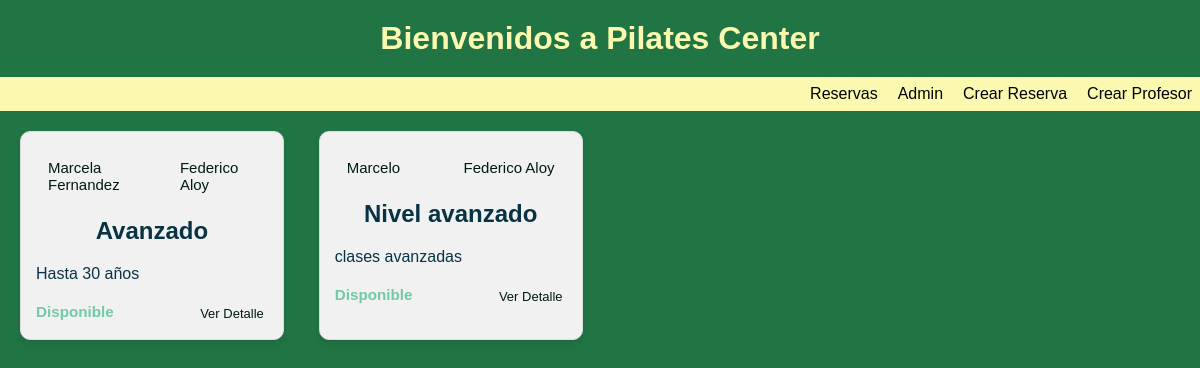
Page /reserves/filter/suplente/Federico Aloy/ on the committed database.
### reserves/models.py (models this page shows, shortened)
class Clase(models.Model):
    profesor = models.ForeignKey(Profesor, on_delete=models.CASCADE,related_name='clases')
    suplente = models.ForeignKey(Suplente, on_delete=models.CASCADE,related_name='clases')
    nivel = models.CharField(max_length=50)
    descripcion = models.CharField(max_length=200)
    fecha_inicio = models.DateField(default=datetime.now)
    fecha_fin = models.DateField(default=datetime.now)
    estado = models.ForeignKey(Estado, on_delete=models.CASCADE,related_name='clases')

class Profesor(models.Model):
    nombre = models.CharField(max_length=20)
    def __str__(self):
        return f"{self.nombre}"

class Suplente(models.Model):
    nombre = models.CharField(max_length=20)
    def __str__(self):
        return f"{self.nombre}"

class Estado(models.Model):
    estado = models.CharField(max_length=11)
    def __str__(self):
        return f"{self.estado}"

### reserves/views.py (the view)
# urls.py: path('filter/suplente/<str:suplente_name>/', filter_by_suplente, name='filter_by_suplente'),
def filter_by_suplente(request, suplente_name):
    clases = Clase.objects.filter(suplente__nombre=suplente_name)
    contexto_dict = {'clases': clases}
    return render(request, "reserves/filtered_list.html", contexto_dict)

### reserves/templates/reserves/filtered_list.html
{% extends 'reserves/home.html' %} {% load static %} {% block content %}
<link rel="stylesheet" href="{% static 'reserves/styleshome.css' %}" />
<div class="clase-container">
  {% for clase in clases %}
  <div class="clase">
    <div class="clase-header">
      <span class="tag">{{ clase.profesor }}</span>
      <span class="tag">{{ clase.suplente }}</span>
    </div>
    <h2>{{ clase.nivel }}</h2>
    <p>{{ clase.descripcion }}</p>
    <div class="clase-footer">
      <h3 data-estado="{{ clase.estado }}">{{ clase.estado }}</h3>
      <a href="{% url 'detail_view' clase.id %}" class="btn-detail"
        >Ver Detalle</a
      >
    </div>
  </div>
  {% empty %}
  <p>No hay reservas disponibles.</p>
  {% endfor %}
</div>
{% endblock %}

### reserves/static/reserves/styleshome.css (style rules this page uses)
* { margin: 0; padding: 0; box-sizing: border-box; }
body { font-family: sans-serif; background-color: #217544; }
.clase-container { display: grid; grid-template-columns: repeat(auto-fill, minmax(200px, 1fr)); gap: 35px; padding: 20px; }
.clase { border: 1px solid #ddd; border-radius: 10px; background-color: #f1f1f1; padding: 15px; box-shadow: 0 4px 6px rgba(0, 0, 0, 0.1); transition: transform 0.3s ease-in-out; }
@media (min-width: 768px) { .clase-container { grid-template-columns: repeat(4, 1fr); } }
.clase-header { display: flex; justify-content: space-between; margin-bottom: 12px; }
.tag { font-size: 15px; color: #011a10; padding: 12px 12px; border-radius: 5px; background-color: transparent; text-decoration: none; }
.clase h2 { margin-bottom: 20px; text-align: center; color: #073345; }
.clase p { margin-bottom: 20px; color: #073345; }
.clase-footer { display: flex; justify-content: space-between; font-size: 13px; }
.clase h3 { color: #73c9a6; }
.btn-detail { color: #011a10; padding: 3px 4px; border-radius: 5px; text-decoration: none; }

### rows in the picture
Clase: profesor "Marcela Fernandez", suplente "Federico Aloy", nivel "Avanzado", descripcion "Hasta 30 años", estado "Disponible"
Clase: profesor "Marcelo", suplente "Federico Aloy", nivel "Nivel avanzado", descripcion "clases avanzadas", estado "Disponible"
